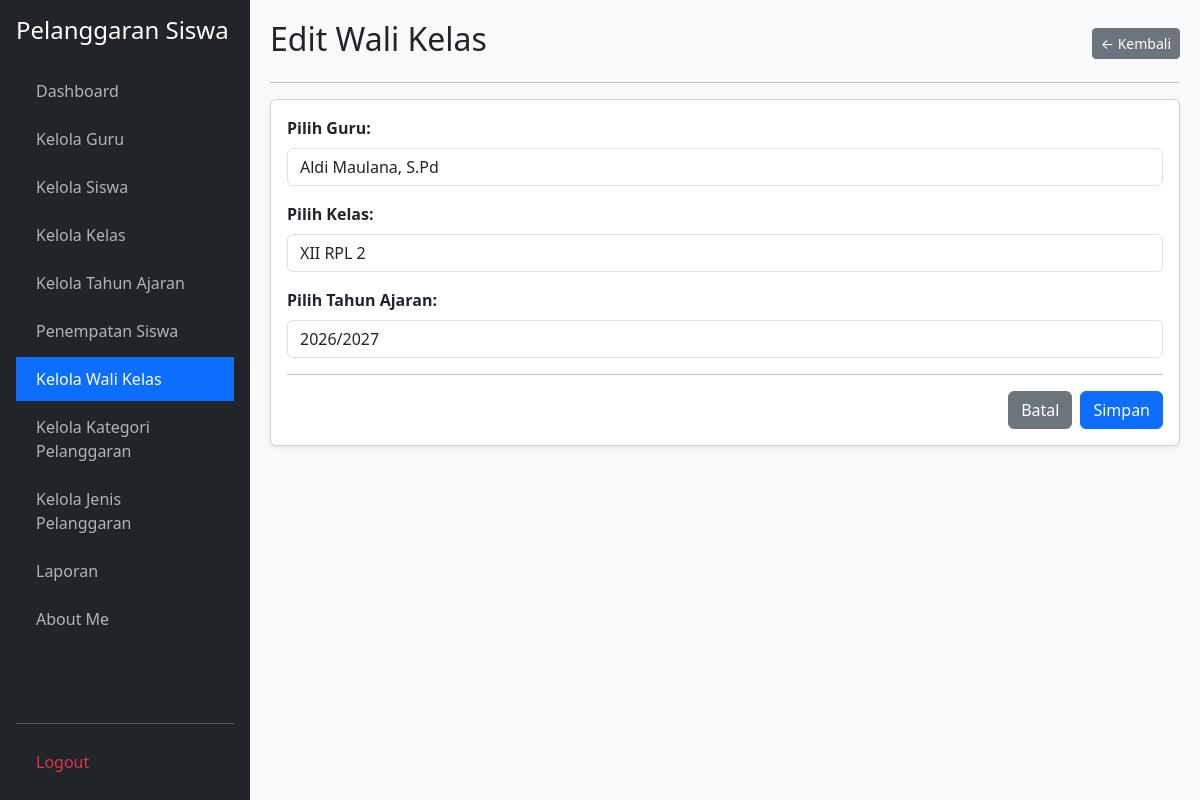
Page /kelola_wali_kelas.php?edit=1 (signed in) on the earlier database version.
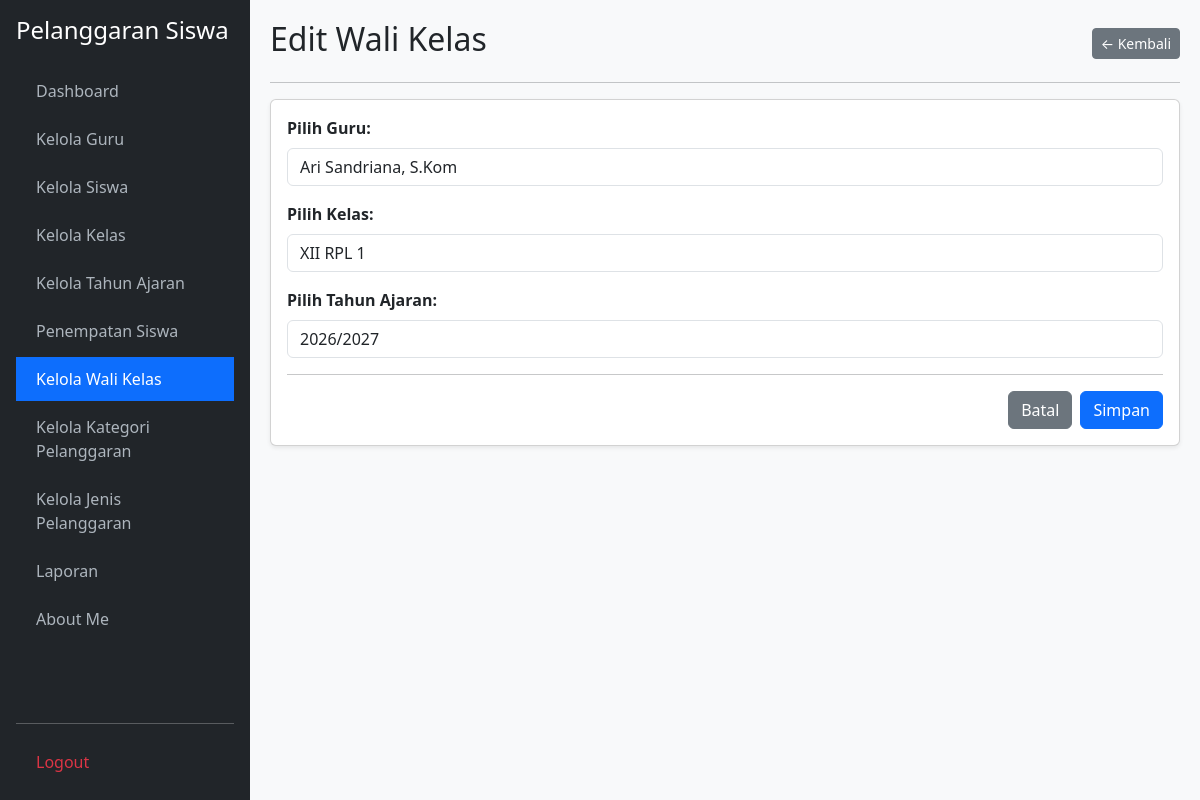
Same page on the later database version.
### tables this page shows
CREATE TABLE `t_wali_kelas` (
  `id` int(11) NOT NULL,
  `tahun_ajaran_id` int(11) NOT NULL,
  `kelas_id` int(11) NOT NULL,
  `guru_id` int(11) NOT NULL,
  `tanggal_mulai` date DEFAULT NULL,
  `tanggal_selesai` date DEFAULT NULL,
  `status_aktif` tinyint(1) DEFAULT 1,
  `created_at` timestamp NULL DEFAULT NULL,
  `updated_at` timestamp NULL DEFAULT NULL
);

CREATE TABLE `t_guru` (
  `id` int(11) NOT NULL,
  `nip` varchar(30) DEFAULT NULL,
  `nama` varchar(150) NOT NULL,
  `email` varchar(150) DEFAULT NULL,
  `status_aktif` tinyint(1) DEFAULT 1,
  `user_id` int(11) DEFAULT NULL,
  `created_at` timestamp NULL DEFAULT NULL,
  `updated_at` timestamp NULL DEFAULT NULL
);

CREATE TABLE `t_kelas` (
  `id` int(11) NOT NULL,
  `nama` varchar(100) NOT NULL,
  `tingkat` varchar(20) DEFAULT NULL,
  `jurusan` varchar(100) DEFAULT NULL,
  `status_aktif` tinyint(1) DEFAULT 1,
  `created_at` timestamp NULL DEFAULT NULL,
  `updated_at` timestamp NULL DEFAULT NULL
);

CREATE TABLE `t_tahun_ajaran` (
  `id` int(11) NOT NULL,
  `nama` varchar(20) NOT NULL,
  `tanggal_mulai` date DEFAULT NULL,
  `tanggal_selesai` date DEFAULT NULL,
  `status_aktif` tinyint(1) DEFAULT 1,
  `created_at` timestamp NULL DEFAULT NULL,
  `updated_at` timestamp NULL DEFAULT NULL
);

### kelola_wali_kelas.php (the view, shortened to what this page needs)
<?php
require_once 'koneksi.php';
$aksi = $_GET['aksi'] ?? '';
$edit_id = $_GET['edit'] ?? '';
$edit = $edit_id ? mysqli_fetch_assoc(mysqli_query($koneksi, "SELECT * FROM t_wali_kelas WHERE id='$edit_id'")) : null;
$opt_guru = mysqli_query($koneksi, "SELECT * FROM t_guru WHERE status_aktif=1 ORDER BY nama ASC");
$opt_kelas = mysqli_query($koneksi, "SELECT * FROM t_kelas WHERE status_aktif=1 ORDER BY nama ASC");
$opt_ta = mysqli_query($koneksi, "SELECT * FROM t_tahun_ajaran WHERE status_aktif=1 ORDER BY nama DESC");
?>
<!DOCTYPE html>
<html lang="id">
<head>
    <link href="https://cdn.jsdelivr.net/npm/bootstrap@5.3.2/dist/css/bootstrap.min.css" rel="stylesheet">
</head>
<body>
    <div class="sidebar d-flex flex-column p-3">
        <h4 class="text-white mb-4">Pelanggaran Siswa</h4>
        <ul class="nav nav-pills flex-column mb-auto">
           <li class="nav-item mb-1"><a href="dashboard.php">Dashboard</a></li>
            <li class="nav-item mb-1"><a href="kelola_guru.php">Kelola Guru</a></li>
            <li class="nav-item mb-1"><a href="kelola_siswa.php">Kelola Siswa</a></li>
            <li class="nav-item mb-1"><a href="kelola_kelas.php">Kelola Kelas</a></li>
            <li class="nav-item mb-1"><a href="kelola_tahun_ajaran.php">Kelola Tahun Ajaran</a></li>
            <li class="nav-item mb-1"><a href="penempatan_siswa.php">Penempatan Siswa</a></li>
            <li class="nav-item mb-1"><a href="kelola_wali_kelas.php" class="active">Kelola Wali Kelas</a></li>
            <li class="nav-item mb-1"><a href="kelola_kategori_pelanggaran.php">Kelola Kategori Pelanggaran</a></li>
            <li class="nav-item mb-1"><a href="kelola_jenis_pelanggaran.php">Kelola Jenis Pelanggaran</a></li>
            <li class="nav-item mb-1"><a href="laporan.php">Laporan</a></li>
            <li class="nav-item mb-1"><a href="about_me.php">About Me</a></li>
        </ul>
        <hr><a href="logout.php" class="text-danger">Logout</a>
    </div>
    <div class="main-content">
        <?php if ($aksi === 'tambah' || $edit): ?>
            <div class="d-flex justify-content-between align-items-center mb-3">
                <h2><?= $edit ? 'Edit Wali Kelas' : 'Tambah Wali Kelas'; ?></h2>
                <a href="kelola_wali_kelas.php" class="btn btn-secondary btn-sm">&larr; Kembali</a>
            </div>
            <hr>
            <div class="card shadow-sm"><div class="card-body">
                <form method="POST">
                    <div class="mb-3">
                        <label class="form-label fw-bold">Pilih Guru:</label>
                        <select name="guru_id" class="form-control" required>
                            <?php mysqli_data_seek($opt_guru, 0); while($g = mysqli_fetch_assoc($opt_guru)): ?>
                                <option value="<?= $g['id']; ?>" <?= (($edit['guru_id'] ?? '') == $g['id']) ? 'selected' : ''; ?>><?= htmlspecialchars($g['nama']); ?></option>
                            <?php endwhile; ?>
                        </select>
                    </div>
                    <div class="mb-3">
                        <label class="form-label fw-bold">Pilih Kelas:</label>
                        <select name="kelas_id" class="form-control" required>
                            <?php mysqli_data_seek($opt_kelas, 0); while($k = mysqli_fetch_assoc($opt_kelas)): ?>
                                <option value="<?= $k['id']; ?>" <?= (($edit['kelas_id'] ?? '') == $k['id']) ? 'selected' : ''; ?>><?= htmlspecialchars($k['nama']); ?></option>
                            <?php endwhile; ?>
                        </select>
                    </div>
                    <div class="mb-3">
                        <label class="form-label fw-bold">Pilih Tahun Ajaran:</label>
                        <select name="tahun_ajaran_id" class="form-control" required>
                            <?php mysqli_data_seek($opt_ta, 0); while($t = mysqli_fetch_assoc($opt_ta)): ?>
                                <option value="<?= $t['id']; ?>" <?= (($edit['tahun_ajaran_id'] ?? '') == $t['id']) ? 'selected' : ''; ?>><?= htmlspecialchars($t['nama']); ?></option>
                            <?php endwhile; ?>
                        </select>
                    </div>
                    <hr>
                    <div class="d-flex justify-content-end">
                        <a href="kelola_wali_kelas.php" class="btn btn-secondary me-2">Batal</a>
                        <button type="submit" name="simpan" class="btn btn-primary">Simpan</button>
                    </div>
                </form>
            </div></div>
        <?php endif; ?>
    </div>
</body>
</html>

Differences in the rows shown:
changed t_wali_kelas: guru_id "Aldi Maulana, S.Pd" → "Ari Sandriana, S.Kom"; kelas_id "XII RPL 2" → "XII RPL 1"
